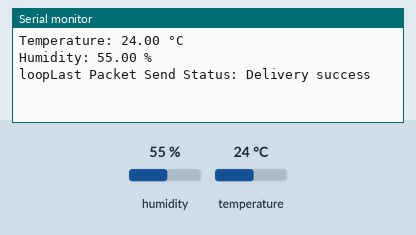
This sketch was run on a simulated ESP8266 (NodeMCU). Parts: the last lines printed to the serial monitor. The test bench sets the inputs (shaded band); at power-on: humidity 55 %, temperature 24 °C. A WiFi scan finds three made-up networks.

Above: at 3.2 s.
3.3 s: humidity set to 22 %
At 5.5 s:
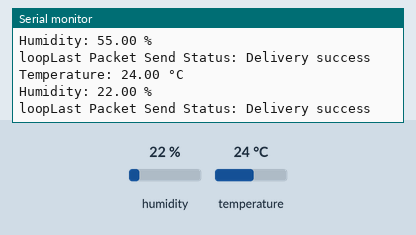
6.0 s: temperature set to 12 °C
At 7.1 s:
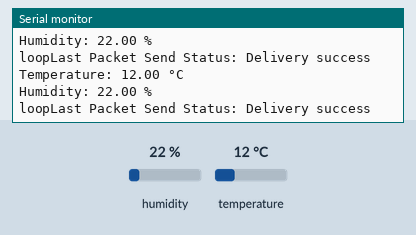
8.7 s: humidity set to 40 %
At 11.5 s:
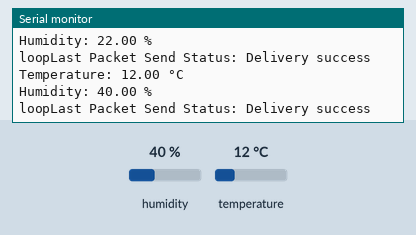
Timing chart, 0 to 13.0 s (numbered marks = the images above; inputs shaded):
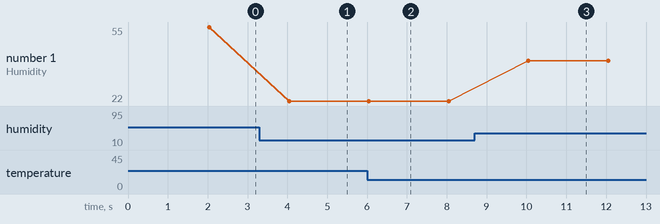

Measured:
- after the input at 3.3 s, the serial monitor: prints a new line after 0.74 s (image 1)
- after the input at 6.0 s, the serial monitor: prints a new line after 0.05 s (image 2)
- after the input at 8.7 s, the serial monitor: prints a new line after 1.3 s (image 3)
- plotted number 1: 55 → 22 after the input at 3.3 s, 22 → 40 after the input at 8.7 s

The sketch:

hackathon_TempReader.ino
```cpp
// ESPNOW Imports
#include <espnow.h>
#include <ESP8266WiFi.h>

// Temperature sensor imports/setup
#include <Wire.h>
#include <Adafruit_SHT31.h>
Adafruit_SHT31 sht31 = Adafruit_SHT31();

// This board's ID and main board address to send packets
#define BOARD_ID 1
uint8_t broadcastAddress[] = {0x4C, 0x11, 0xAE, 0x0D, 0xD5, 0x92};

// Data structure
typedef struct struct_message {
  int id;
  float temp;
  float humidity;
  int pressure;
  int readingId;
  String bAction;
} struct_message;
struct_message myData;

// Time between sent packets
unsigned long previousMillis = 0;
const long interval = 2000;

// When last packet was sent
unsigned int readingId = 0;

// Wifi connection to server
constexpr char WIFI_SSID[] = "hack_OLED";
int32_t getWiFiChannel(const char *ssid) {
  if (int32_t n = WiFi.scanNetworks()) {
    for (uint8_t i=0; i<n; i++) {
      if (!strcmp(ssid, WiFi.SSID(i).c_str())) {
        return WiFi.channel(i);
      }
    }
  }
  return 0;
}

// Callback function executed when data is received
void OnDataSent(uint8_t *mac_addr, uint8_t sendStatus) {
  Serial.print("Last Packet Send Status: ");
  if (sendStatus == 0){
    Serial.println("Delivery success");
  }
  else{
    Serial.println("Delivery fail");
  }
}

void setup() {
  // Init Serial Monitor
  Serial.begin(115200);

  if (!sht31.begin(0x45)) {   // Set to 0x45 for alternate i2c address
    Serial.println("Couldn't find SHT31");
    while (1) delay(1);
  }

  // Set device as a wifi station
  WiFi.mode(WIFI_STA);

  // Setup wifi channel
  int32_t channel = getWiFiChannel(WIFI_SSID);
  WiFi.printDiag(Serial);
  wifi_promiscuous_enable(1);
  wifi_set_channel(channel);
  wifi_promiscuous_enable(0);
  WiFi.printDiag(Serial);

  // Init ESPNOW
  if (esp_now_init() != 0) {
    Serial.println("Error initializing ESP-NOW");
    return;
  }

  // get the status of trasnmitted packet
  esp_now_set_self_role(ESP_NOW_ROLE_CONTROLLER);
  esp_now_register_send_cb(OnDataSent);

  // Register peer
  esp_now_add_peer(broadcastAddress, ESP_NOW_ROLE_SLAVE, 1, NULL, 0);
}

void loop() {
  unsigned long currentMillis = millis();
  if ((currentMillis - previousMillis) > interval) {
    previousMillis = currentMillis;

    // Read temperature
    float temp = sht31.readTemperature();

    // Read humidity
    float humidity = sht31.readHumidity();

    // Print temperature and humidity
    Serial.print("Temperature: ");
    Serial.print(temp);
    Serial.println(" °C");
    Serial.print("Humidity: ");
    Serial.print(humidity);
    Serial.println(" %");

    // Set data to send in packet
    myData.id = BOARD_ID;
    myData.temp = temp;
    myData.humidity = humidity;

    // Send message via ESP-NOW
    esp_now_send(broadcastAddress, (uint8_t *) &myData, sizeof(myData));
    Serial.print("loop");
  }
}
```
